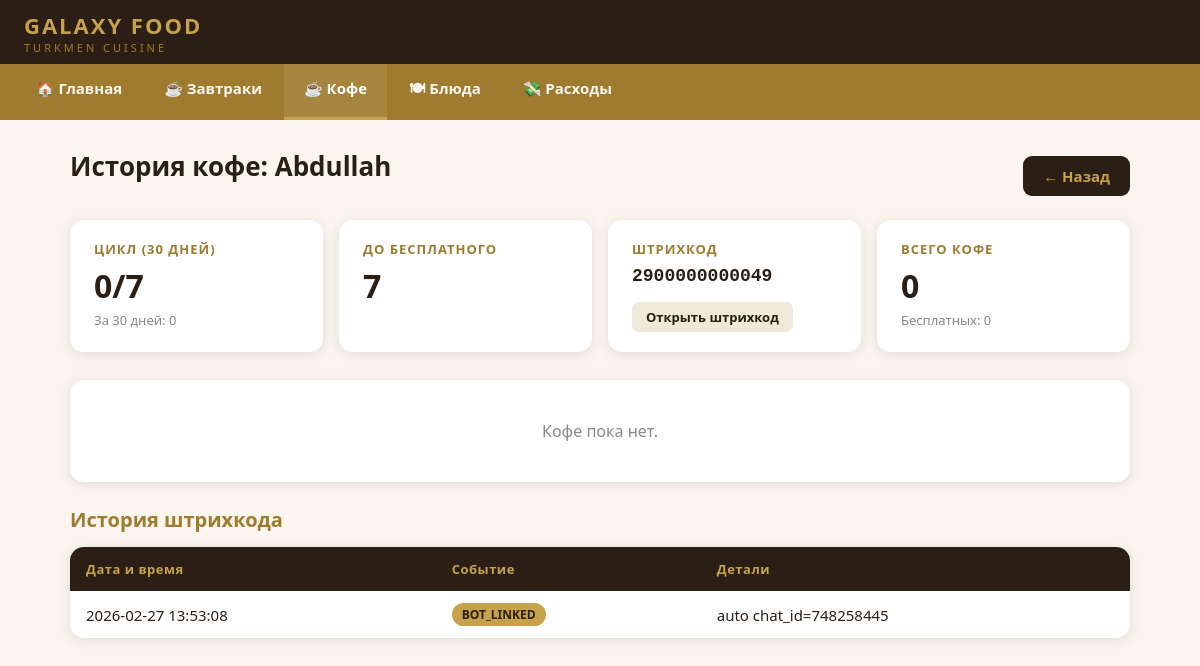
Page /coffee/history/4 on the committed database.
### tables this page shows
CREATE TABLE clients (
                id INTEGER PRIMARY KEY AUTOINCREMENT,
                name TEXT NOT NULL,
                phone TEXT,
                notes TEXT
            , barcode TEXT, telegram_chat_id TEXT, history_token TEXT);

CREATE TABLE barcode_events (
                id INTEGER PRIMARY KEY AUTOINCREMENT,
                client_id INTEGER NOT NULL,
                event_type TEXT NOT NULL,
                event_date TEXT NOT NULL,
                details TEXT,
                FOREIGN KEY (client_id) REFERENCES clients(id) ON DELETE CASCADE
            );

### app.py (the view)
@app.route("/coffee/history/<int:client_id>")
def coffee_history(client_id):
    client = db.get_client(client_id)
    if not client:
        flash("Клиент не найден.", "danger")
        return redirect(url_for("coffee"))
    visits = db.get_coffee_visits(client_id=client_id)
    stats = db.get_client_coffee_stats(client_id)
    events = db.get_client_barcode_events(client_id=client_id, limit=100)
    return render_template("coffee_history.html", client=client, visits=visits, stats=stats, events=events)

### database.py (called while the page is built)
    def get_connection(self):
        conn = sqlite3.connect(self.db_path)
        conn.row_factory = sqlite3.Row
        return conn

    def get_client(self, client_id: int) -> Optional[Client]:
        conn = self.get_connection()
        cursor = conn.cursor()
        cursor.execute("SELECT * FROM clients WHERE id = ?", (client_id,))
        row = cursor.fetchone()
        conn.close()
        if row:
            return Client(id=row['id'], name=row['name'], phone=row['phone'],
                          notes=row['notes'], barcode=row['barcode'],
                          telegram_chat_id=row['telegram_chat_id'],
                          history_token=row['history_token'])
        return None

    def get_coffee_count_total(self, client_id: int) -> int:
        conn = self.get_connection()
        cursor = conn.cursor()
        cursor.execute("""
            SELECT COUNT(*) as cnt FROM coffee_visits
            WHERE client_id = ?
        """, (client_id,))
        row = cursor.fetchone()
        conn.close()
        return row['cnt'] if row else 0

    def get_coffee_count_last_30_days(self, client_id: int, reference_date: str) -> int:
        ref_dt = datetime.strptime(reference_date, "%Y-%m-%d")
        start_dt = ref_dt - timedelta(days=29)
        start_str = start_dt.strftime("%Y-%m-%d")
        conn = self.get_connection()
        cursor = conn.cursor()
        cursor.execute("""
            SELECT COUNT(*) as cnt FROM coffee_visits
            WHERE client_id = ?
              AND date >= ?
              AND date <= ?
        """, (client_id, start_str, reference_date))
        row = cursor.fetchone()
        conn.close()
        return row['cnt'] if row else 0

    def get_client_coffee_stats(self, client_id: int) -> Dict:
        today = datetime.now().strftime("%Y-%m-%d")
        count_total = self.get_coffee_count_total(client_id)
        count_30_days = self.get_coffee_count_last_30_days(client_id, today)
        cycle_step = count_30_days % 7
        if count_30_days > 0 and cycle_step == 0:
            cycle_step = 7
        visits_until_free = 7 - (count_30_days % 7)
        if visits_until_free == 7 and count_30_days > 0:
            visits_until_free = 7
        return {
            'count_total': count_total,
            'count_30_days': count_30_days,
            'cycle_step': cycle_step,
            'visits_until_free': visits_until_free,
            'next_is_free': (count_30_days % 7 == 6),
        }

### templates/coffee_history.html (shortened to what this page needs)
{% extends "base.html" %}
{% block content %}
<div class="flex-between">
  <h1>История кофе: {{ client.name }}</h1>
  <a href="{{ url_for('coffee') }}" class="btn btn-brown">← Назад</a>
</div>
<div class="cards" style="margin-top:16px;">
  <div class="card">
    <div class="card-label">Цикл (30 дней)</div>
    <div class="card-value">{{ stats.cycle_step }}/7</div>
    <div class="card-sub">За 30 дней: {{ stats.count_30_days }}</div>
  </div>
  <div class="card">
    <div class="card-label">До бесплатного</div>
    <div class="card-value">
      {% if stats.next_is_free %}⭐{% else %}{{ stats.visits_until_free }}{% endif %}
    </div>
  </div>
  <div class="card">
    <div class="card-label">Штрихкод</div>
    <div style="margin-top:8px; font-family:monospace; font-size:18px; font-weight:700;">{{ client.barcode }}</div>
    <a href="{{ url_for('client_barcode_svg', client_id=client.id) }}" target="_blank" class="btn btn-sm mt-16" style="background:var(--cream-dark); color:var(--brown);">Открыть штрихкод</a>
  </div>
  <div class="card">
    <div class="card-label">Всего кофе</div>
    <div class="card-value">{{ visits|length }}</div>
    <div class="card-sub">Бесплатных: {{ visits|selectattr('is_free')|list|length }}</div>
  </div>
</div>
{% if visits %}
<div class="table-wrap">
  <table>
    <thead>
      <tr>
        <th>#</th>
        <th>Дата</th>
        <th>Статус</th>
      </tr>
    </thead>
    <tbody>
      {% for v in visits %}
      <tr>
        <td style="color:#aaa;">{{ loop.index }}</td>
        <td>{{ v.date }}</td>
        <td>
          {% if v.is_free %}
            <span class="badge badge-free">🎉 Бесплатно</span>
          {% else %}
            <span class="badge badge-paid">Платный</span>
          {% endif %}
        </td>
      </tr>
      {% endfor %}
    </tbody>
  </table>
</div>
{% else %}
<div class="form-box" style="text-align:center; padding:40px;">
  <p style="color:#888; font-size:16px;">Кофе пока нет.</p>
</div>
{% endif %}
<h2 style="margin-top:20px;">История штрихкода</h2>
{% if events %}
<div class="table-wrap">
  <table>
    <thead>
      <tr>
        <th>Дата и время</th>
        <th>Событие</th>
        <th>Детали</th>
      </tr>
    </thead>
    <tbody>
      {% for e in events %}
      <tr>
        <td>{{ e.event_date }}</td>
        <td><span class="badge badge-gold">{{ e.event_type }}</span></td>
        <td>{{ e.details or '—' }}</td>
      </tr>
      {% endfor %}
    </tbody>
  </table>
</div>
{% else %}
<div class="form-box" style="text-align:center; padding:20px;">
  <p style="color:#888; font-size:15px;">Пока нет событий по штрихкоду.</p>
</div>
{% endif %}
{% endblock %}

### templates/base.html (style rules this page uses)
:root { --gold: #C7A24C; --gold-dark: #9E7B2F; --brown: #2B1E14; --cream: #FAF6EF; --cream-dark: #F0E8D8; --white: #FFFFFF; --green: #4CAF50; --red: #E53935; --blue: #1976D2; --shadow: 0 2px 12px rgba(43,30,20,0.13); }
* { box-sizing: border-box; margin: 0; padding: 0; }
body { font-family: 'Segoe UI', Arial, sans-serif; background: var(--cream); color: var(--brown); min-height: 100vh; }
h1 { font-size: 26px; color: var(--brown); margin-bottom: 20px; }
h2 { font-size: 20px; color: var(--gold-dark); margin-bottom: 14px; }
.cards { display: flex; gap: 16px; flex-wrap: wrap; margin-bottom: 28px; }
.card { background: var(--white); border-radius: 14px; padding: 20px 24px; box-shadow: var(--shadow); flex: 1; min-width: 180px; }
.card-label { font-size: 13px; color: var(--gold-dark); font-weight: 600; text-transform: uppercase; letter-spacing: 1px; }
.card-value { font-size: 32px; font-weight: 800; color: var(--brown); margin-top: 6px; }
.card-sub { font-size: 13px; color: #888; margin-top: 4px; }
.table-wrap { background: var(--white); border-radius: 14px; box-shadow: var(--shadow); overflow: hidden; margin-bottom: 24px; }
table { width: 100%; border-collapse: collapse; }
thead { background: var(--brown); color: var(--gold); }
thead th { padding: 13px 16px; text-align: left; font-size: 13px; font-weight: 700; letter-spacing: 0.5px; }
tbody tr { border-bottom: 1px solid var(--cream-dark); transition: background 0.1s; }
tbody tr:last-child { border-bottom: none; }
tbody td { padding: 12px 16px; font-size: 15px; }
.btn { display: inline-flex; align-items: center; gap: 7px; padding: 10px 20px; border-radius: 9px; border: none; font-size: 15px; font-weight: 700; cursor: pointer; text-decoration: none; transition: opacity 0.15s, transform 0.1s; }
.btn-brown { background: var(--brown); color: var(--gold); }
.btn-sm { padding: 6px 14px; font-size: 13px; border-radius: 7px; }
.form-box { background: var(--white); border-radius: 14px; box-shadow: var(--shadow); padding: 24px 28px; margin-bottom: 24px; }
.badge { display: inline-block; padding: 3px 10px; border-radius: 20px; font-size: 12px; font-weight: 700; text-transform: uppercase; }
.badge-gold { background: var(--gold); color: var(--brown); }
.mt-16 { margin-top: 16px; }
.flex-between { display: flex; align-items: center; justify-content: space-between; flex-wrap: wrap; gap: 12px; }

### rows in the picture
clients: name "Abdullah", barcode "2900000000049"
barcode_events: event_date "2026-02-27 13:53:08", event_type "BOT_LINKED", details "auto chat_id=748258445"

### other values in the picture
{{ stats.cycle_step }} "0"
{{ stats.count_30_days }} "0"
{{ stats.visits_until_free }} "7"
{{ visits|length }} "0"
{{ visits|selectattr('is_free')|list|length }} "0"
